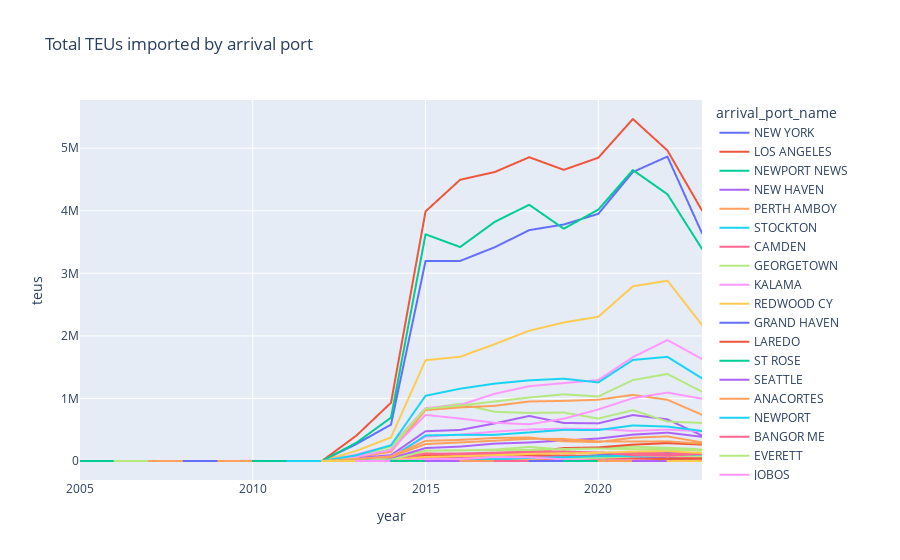

Here is the notebook cell this chart was saved with:
### Code cell
volumes_over_time_plotly(imports_lzdf, 'year', 'arrival_port_name', 'teus', title='Total TEUs imported by arrival port')
